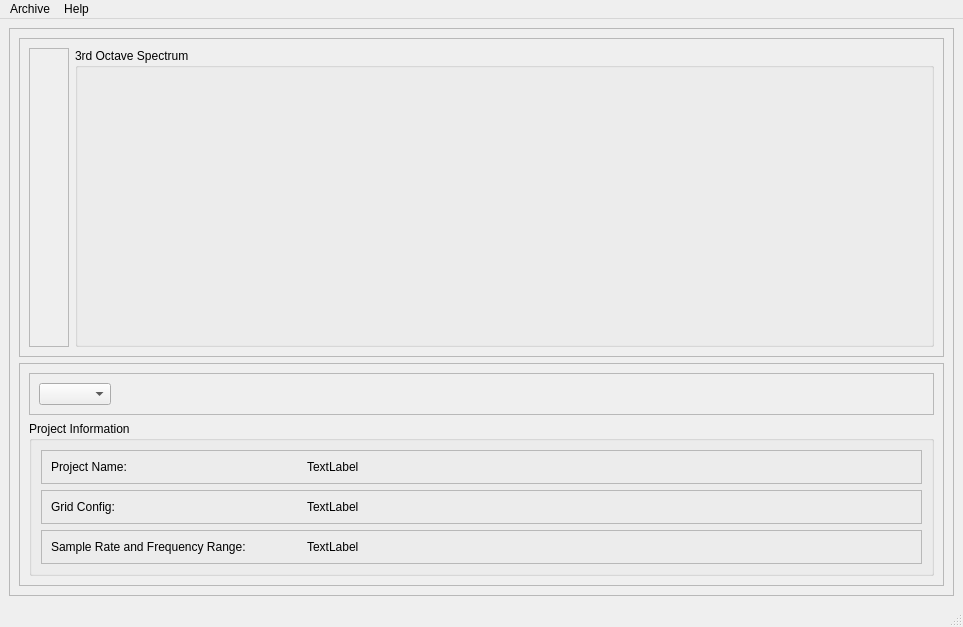
<?xml version="1.0" encoding="UTF-8"?>
<ui version="4.0">
 <class>MainWindow</class>
 <widget class="QMainWindow" name="MainWindow">
  <property name="geometry">
   <rect>
    <x>0</x>
    <y>0</y>
    <width>963</width>
    <height>627</height>
   </rect>
  </property>
  <property name="windowTitle">
   <string>MainWindow</string>
  </property>
  <widget class="QWidget" name="centralwidget">
   <layout class="QHBoxLayout" name="horizontalLayout">
    <item>
     <widget class="QFrame" name="frame">
      <property name="frameShape">
       <enum>QFrame::StyledPanel</enum>
      </property>
      <property name="frameShadow">
       <enum>QFrame::Raised</enum>
      </property>
      <layout class="QVBoxLayout" name="verticalLayout">
       <item>
        <widget class="QFrame" name="frame_2">
         <property name="frameShape">
          <enum>QFrame::StyledPanel</enum>
         </property>
         <property name="frameShadow">
          <enum>QFrame::Raised</enum>
         </property>
         <layout class="QHBoxLayout" name="horizontalLayout_2">
          <item>
           <widget class="QFrame" name="frame_5">
            <property name="frameShape">
             <enum>QFrame::StyledPanel</enum>
            </property>
            <property name="frameShadow">
             <enum>QFrame::Raised</enum>
            </property>
            <layout class="QVBoxLayout" name="verticalLayout_4">
             <item>
              <widget class="QLabel" name="bg_img_label">
               <property name="text">
                <string/>
               </property>
              </widget>
             </item>
             <item>
              <spacer name="verticalSpacer">
               <property name="orientation">
                <enum>Qt::Vertical</enum>
               </property>
               <property name="sizeHint" stdset="0">
                <size>
                 <width>20</width>
                 <height>40</height>
                </size>
               </property>
              </spacer>
             </item>
            </layout>
           </widget>
          </item>
          <item>
           <widget class="QGroupBox" name="spectrum_groupBox">
            <property name="sizePolicy">
             <sizepolicy hsizetype="Expanding" vsizetype="Expanding">
              <horstretch>0</horstretch>
              <verstretch>0</verstretch>
             </sizepolicy>
            </property>
            <property name="title">
             <string>3rd Octave Spectrum</string>
            </property>
            <layout class="QHBoxLayout" name="horizontalLayout_3">
             <item>
              <layout class="QVBoxLayout" name="spectrum">
               <property name="sizeConstraint">
                <enum>QLayout::SetNoConstraint</enum>
               </property>
              </layout>
             </item>
            </layout>
           </widget>
          </item>
         </layout>
        </widget>
       </item>
       <item>
        <widget class="QFrame" name="frame_3">
         <property name="frameShape">
          <enum>QFrame::StyledPanel</enum>
         </property>
         <property name="frameShadow">
          <enum>QFrame::Raised</enum>
         </property>
         <layout class="QVBoxLayout" name="verticalLayout_3">
          <item>
           <widget class="QFrame" name="frame_4">
            <property name="frameShape">
             <enum>QFrame::StyledPanel</enum>
            </property>
            <property name="frameShadow">
             <enum>QFrame::Raised</enum>
            </property>
            <layout class="QHBoxLayout" name="horizontalLayout_4">
             <item>
              <widget class="QComboBox" name="freq_cb"/>
             </item>
             <item>
              <spacer name="horizontalSpacer">
               <property name="orientation">
                <enum>Qt::Horizontal</enum>
               </property>
               <property name="sizeHint" stdset="0">
                <size>
                 <width>40</width>
                 <height>20</height>
                </size>
               </property>
              </spacer>
             </item>
            </layout>
           </widget>
          </item>
          <item>
           <widget class="QGroupBox" name="groupBox">
            <property name="title">
             <string>Project Information</string>
            </property>
            <layout class="QVBoxLayout" name="verticalLayout_2">
             <item>
              <widget class="QFrame" name="frame_7">
               <property name="frameShape">
                <enum>QFrame::StyledPanel</enum>
               </property>
               <property name="frameShadow">
                <enum>QFrame::Raised</enum>
               </property>
               <layout class="QHBoxLayout" name="horizontalLayout_7">
                <item>
                 <widget class="QLabel" name="label_2">
                  <property name="minimumSize">
                   <size>
                    <width>250</width>
                    <height>0</height>
                   </size>
                  </property>
                  <property name="maximumSize">
                   <size>
                    <width>250</width>
                    <height>16777215</height>
                   </size>
                  </property>
                  <property name="text">
                   <string>Project Name:</string>
                  </property>
                 </widget>
                </item>
                <item>
                 <widget class="QLabel" name="pr_name">
                  <property name="text">
                   <string>TextLabel</string>
                  </property>
                 </widget>
                </item>
               </layout>
              </widget>
             </item>
             <item>
              <widget class="QFrame" name="frame_9">
               <property name="frameShape">
                <enum>QFrame::StyledPanel</enum>
               </property>
               <property name="frameShadow">
                <enum>QFrame::Raised</enum>
               </property>
               <layout class="QHBoxLayout" name="horizontalLayout_8">
                <item>
                 <widget class="QLabel" name="label_4">
                  <property name="minimumSize">
                   <size>
                    <width>250</width>
                    <height>0</height>
                   </size>
                  </property>
                  <property name="maximumSize">
                   <size>
                    <width>250</width>
                    <height>16777215</height>
                   </size>
                  </property>
                  <property name="text">
                   <string>Grid Config:</string>
                  </property>
                 </widget>
                </item>
                <item>
                 <widget class="QLabel" name="grid_config">
                  <property name="text">
                   <string>TextLabel</string>
                  </property>
                 </widget>
                </item>
               </layout>
              </widget>
             </item>
             <item>
              <widget class="QFrame" name="frame_8">
               <property name="frameShape">
                <enum>QFrame::StyledPanel</enum>
               </property>
               <property name="frameShadow">
                <enum>QFrame::Raised</enum>
               </property>
               <layout class="QHBoxLayout" name="horizontalLayout_9">
                <item>
                 <widget class="QLabel" name="label_6">
                  <property name="minimumSize">
                   <size>
                    <width>250</width>
                    <height>0</height>
                   </size>
                  </property>
                  <property name="maximumSize">
                   <size>
                    <width>250</width>
                    <height>16777215</height>
                   </size>
                  </property>
                  <property name="text">
                   <string>Sample Rate and Frequency Range: </string>
                  </property>
                 </widget>
                </item>
                <item>
                 <widget class="QLabel" name="audio_info">
                  <property name="text">
                   <string>TextLabel</string>
                  </property>
                 </widget>
                </item>
               </layout>
              </widget>
             </item>
            </layout>
           </widget>
          </item>
         </layout>
        </widget>
       </item>
      </layout>
     </widget>
    </item>
   </layout>
  </widget>
  <widget class="QMenuBar" name="menubar">
   <property name="geometry">
    <rect>
     <x>0</x>
     <y>0</y>
     <width>963</width>
     <height>26</height>
    </rect>
   </property>
   <widget class="QMenu" name="menuArchive">
    <property name="title">
     <string>Archive</string>
    </property>
    <addaction name="actionOpen_Project"/>
    <addaction name="action_Quit"/>
   </widget>
   <widget class="QMenu" name="menuHelp">
    <property name="title">
     <string>Help</string>
    </property>
    <addaction name="actionAbout"/>
   </widget>
   <addaction name="menuArchive"/>
   <addaction name="menuHelp"/>
  </widget>
  <widget class="QStatusBar" name="statusbar"/>
  <action name="actionOpen_Project">
   <property name="text">
    <string>New Project</string>
   </property>
   <property name="toolTip">
    <string>Create a new project or load an old one</string>
   </property>
   <property name="shortcut">
    <string>Ctrl+N</string>
   </property>
  </action>
  <action name="actionAbout">
   <property name="text">
    <string>About</string>
   </property>
  </action>
  <action name="action_Quit">
   <property name="text">
    <string>Quit</string>
   </property>
   <property name="toolTip">
    <string>Close the program safely</string>
   </property>
   <property name="shortcut">
    <string>Ctrl+Q</string>
   </property>
  </action>
 </widget>
 <resources/>
 <connections/>
</ui>
